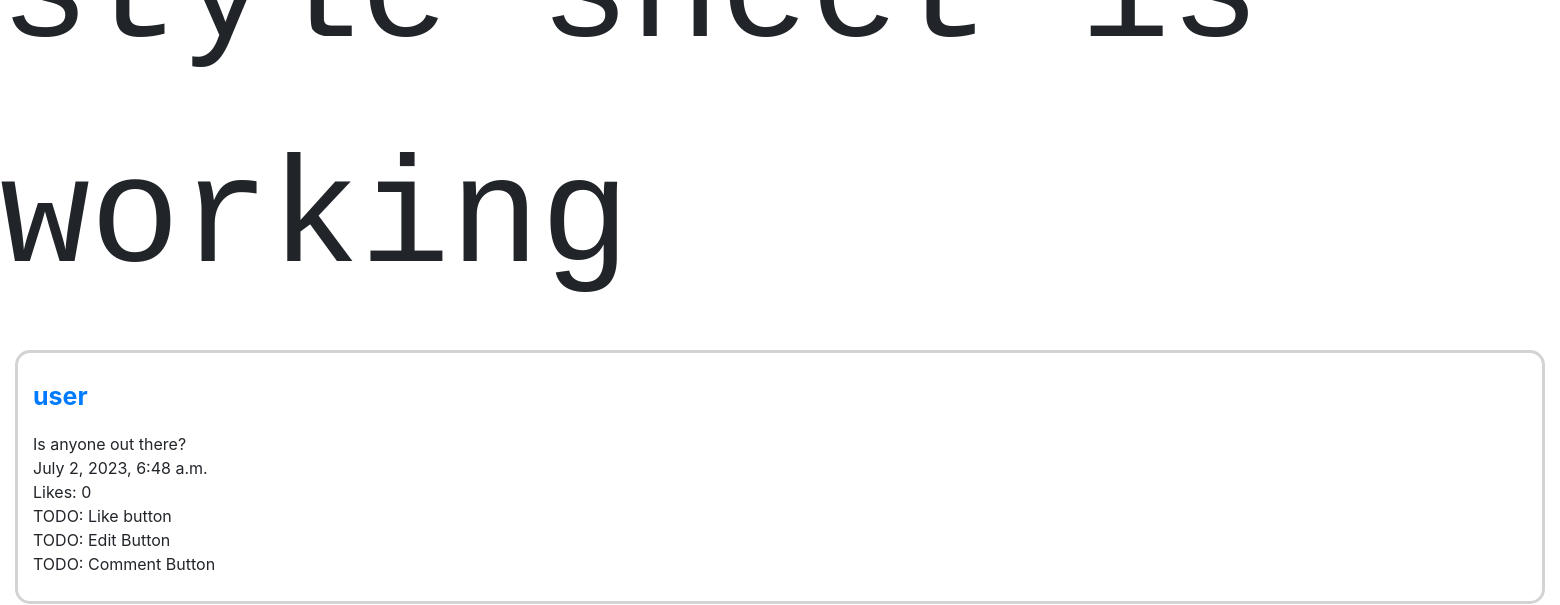
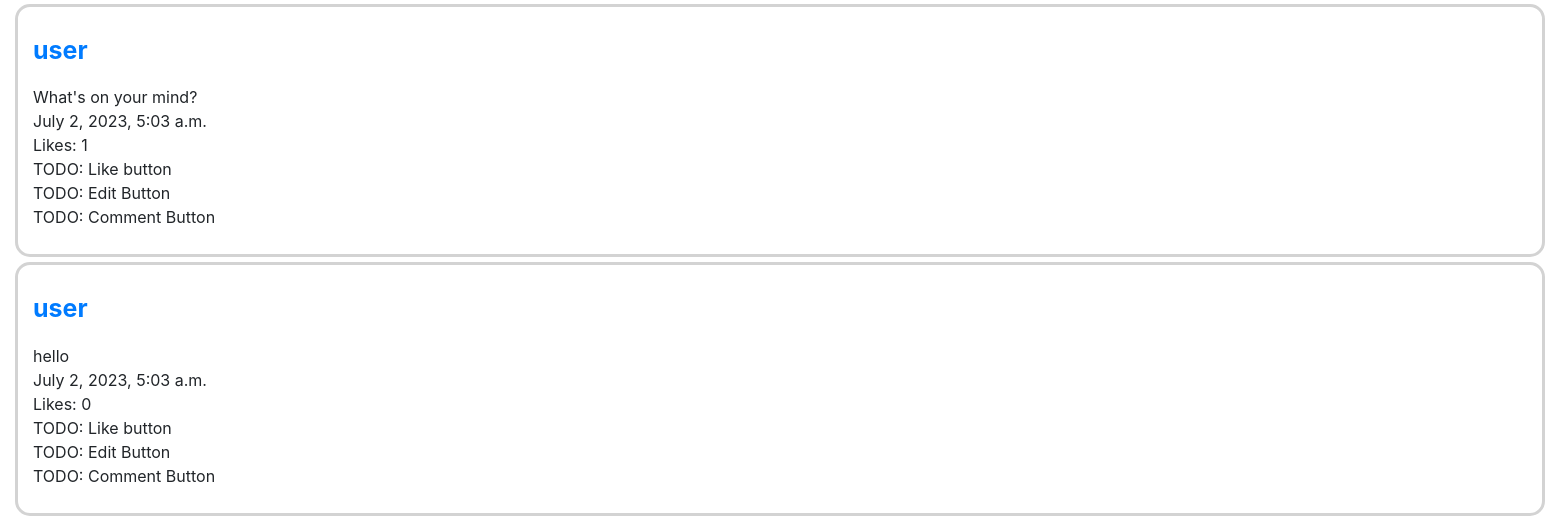
The app's page / (lower part), older data (2 pictures, top to bottom).
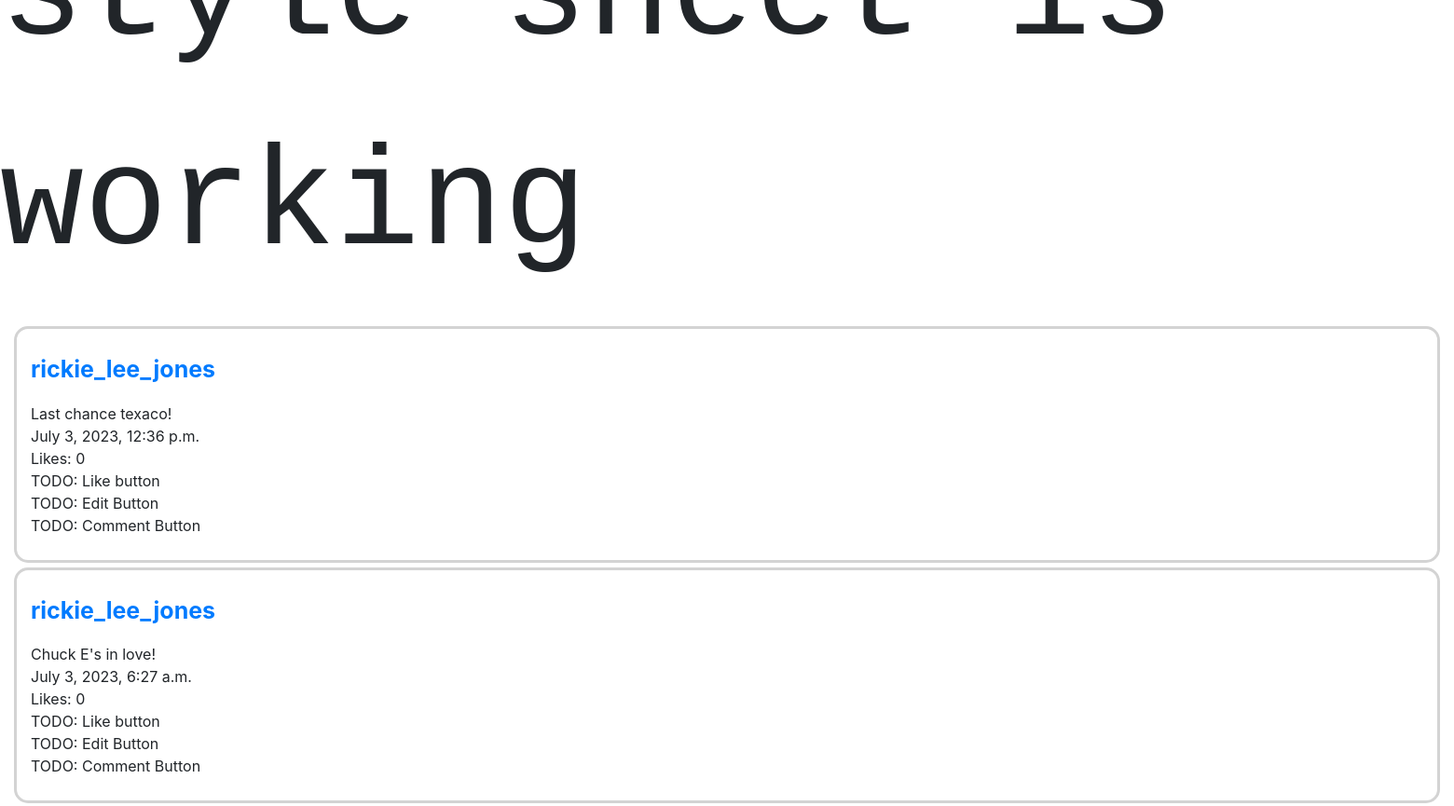
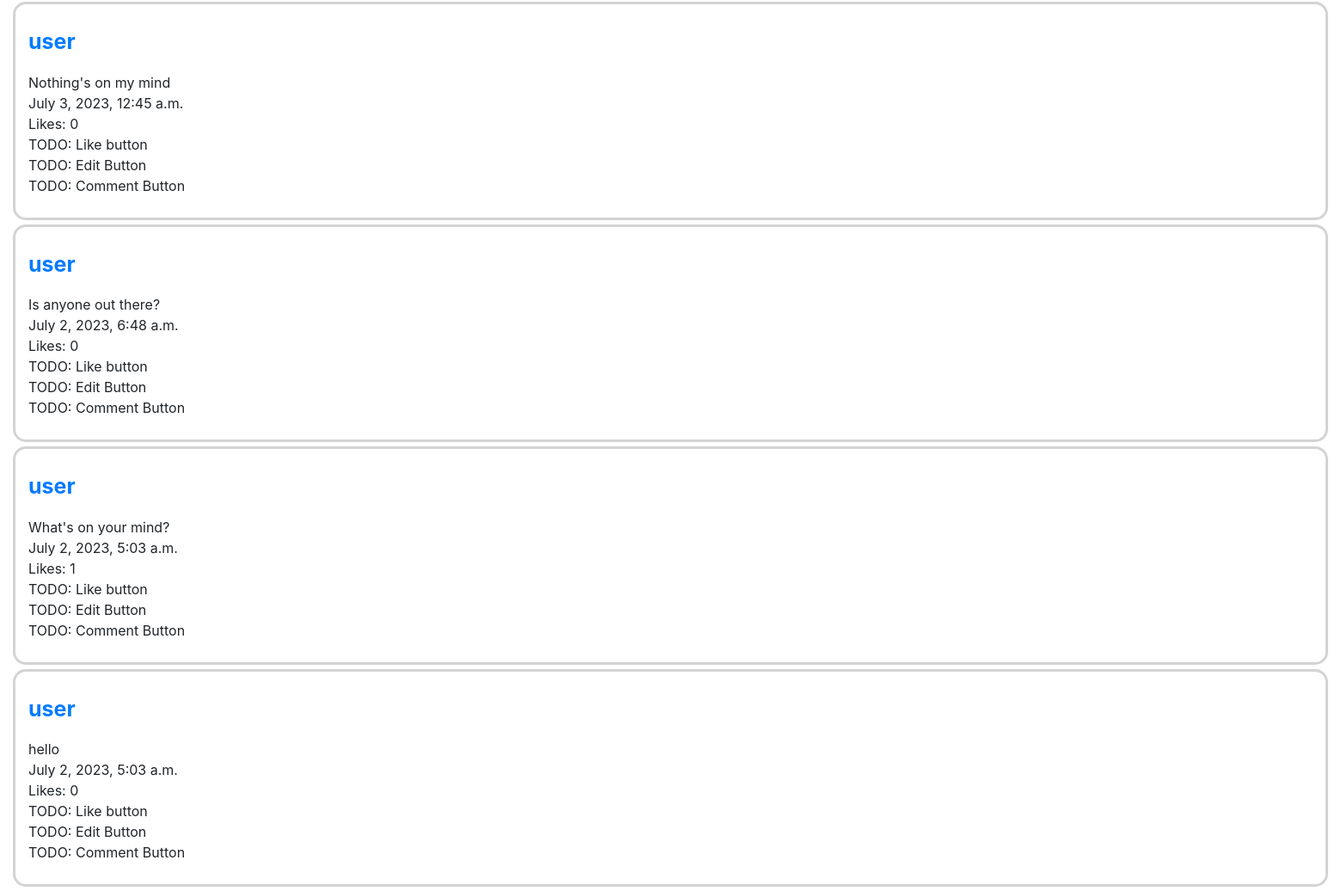
The same page, newer data (2 pictures, top to bottom).
### network/models.py (models this page shows, shortened)
class Post(models.Model):
    content = models.CharField(max_length=128)
    user = models.ForeignKey(User, on_delete=models.CASCADE, related_name="user")
    likes = models.IntegerField(default=0)
    timestamp = models.DateTimeField(auto_now_add=True)

class User(AbstractUser):
    followed_by_user = models.IntegerField(default=0)
    followers_of_user = models.IntegerField(default=0)
    pass

### network/views.py (the view, shortened to what this page needs)
# urls.py: path("", views.index, name="index"),
def index(request):
    current_user = request.user
    if request.method == "POST":
        post_content = request.POST["post_content"]
        post = Post(content=post_content, user=current_user)
        post.save()
        return HttpResponseRedirect(reverse("index" ))
    else:
        posts = Post.objects.all().order_by("-timestamp")
        if request.user.is_authenticated == False:
            return render(request, "network/index.html",
                  {
                      "posts":posts,
                  })

### network/templates/network/index.html (shortened to what this page needs)
{% extends "network/layout.html" %}
{% load static %}
{% block body %}
<div id="post-view">
    {% for p in posts %}
    <div style="border-color: lightgrey;
    border-radius:15px;
    border-style: solid;
    margin: 5px 15px 5px 15px;
    padding:25px 15px 25px 15px;">
        <p id="userlink" style="font-size:25px; font-weight: bold ;"> <a href="#">{{p.user}}</a> </p>
        {{p.content}}<br>{{p.timestamp}}
        <br> Likes: {{p.likes}}
        <br>TODO: Like button<br>
        TODO: Edit Button<br>
        TODO: Comment Button
    </div>
    {% endfor %}
</div>
{% endblock %}

Row changes from the older to the newer data that the page shows:
added Post: user "rickie_lee_jones", content "Last chance texaco!", timestamp "July 3, 2023, 12:36 p.m.", likes "0"
added Post: user "rickie_lee_jones", content "Chuck E's in love!", timestamp "July 3, 2023, 6:27 a.m.", likes "0"
added Post: user "user", content "Nothing's on my mind", timestamp "July 3, 2023, 12:45 a.m.", likes "0"
